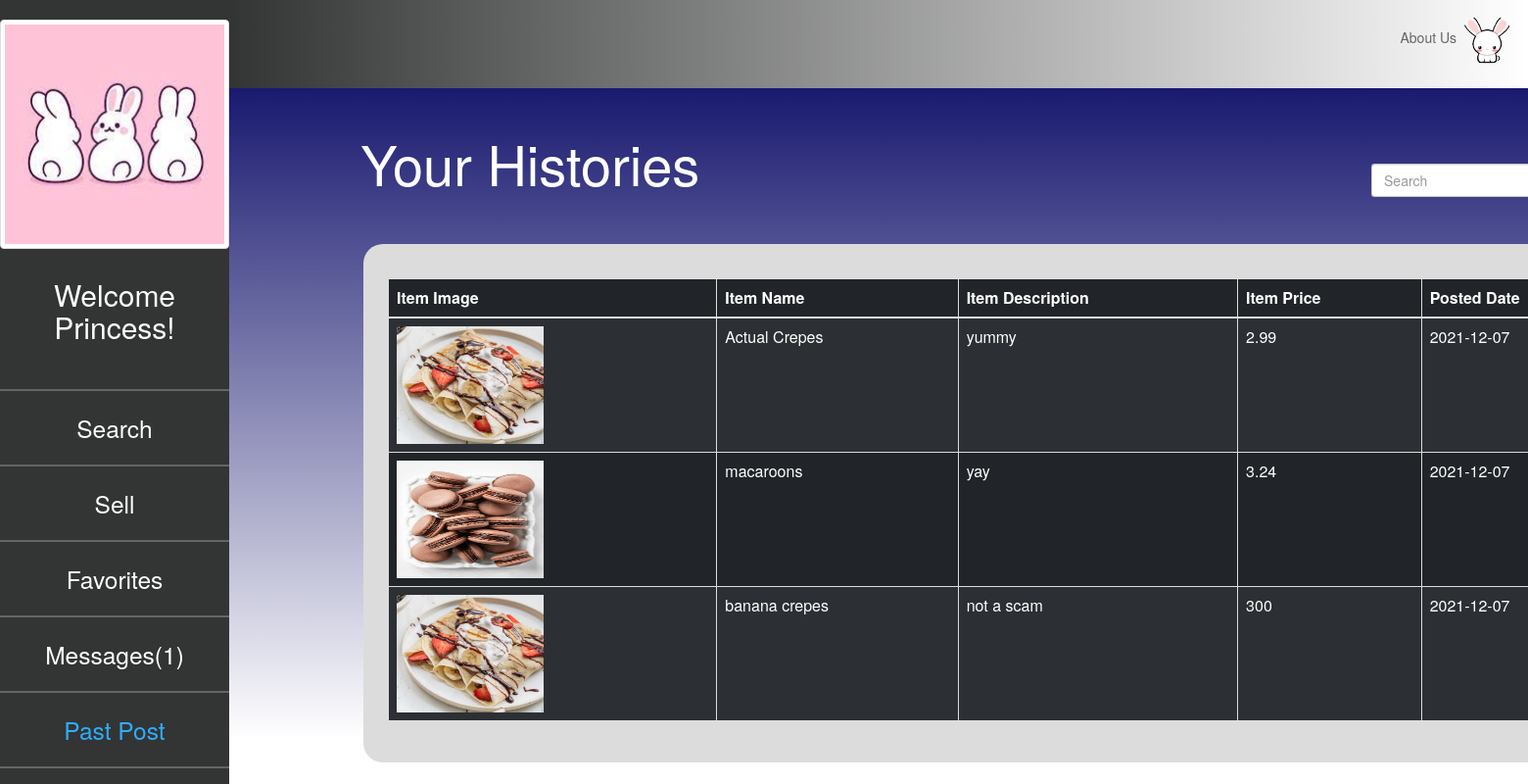
The app's page /Item/past (signed in) with its own data.
### tables this page shows
CREATE TABLE `item` (
  `item_id` int(11) NOT NULL,
  `profile_id` int(11) NOT NULL,
  `item_name` varchar(50) NOT NULL,
  `item_pic` varchar(50) NOT NULL,
  `item_desc` text NOT NULL,
  `item_price` double NOT NULL,
  `posted_date` date NOT NULL DEFAULT current_timestamp(),
  `visits` int(11) NOT NULL,
  `status` enum('available','unavailable') NOT NULL DEFAULT 'available'
);

### app/core/Controller.php (called while the page is built, shortened)
<?php
class Controller{
	public function view($name,$data=null){
		include 'app/views/' . $name . '.php';
	}
}

### app/controllers/Item.php (called while the page is built, shortened)
<?php
class Item extends \app\core\Controller{
    public function past(){
        $item = new \app\models\Item();
        $result = $item->getDiscard($_SESSION['profile_id']);
        $this->view('Item/discard',['item'=>$result]);
    }
}

### app/core/App.php (called while the page is built, shortened)
<?php
class App{
	private $method = 'index';
	public function __construct(){
		$url = $this->parseURL();
		if(isset($url[0])){
			unset($url[0]);
		}
		$this->controller = new $this->controller;
		if(isset($url[1])){
			if(method_exists($this->controller, $url[1])){
				$this->method = $url[1];
			}
			unset($url[1]);
		}
		$this->params = $url ? array_values($url) : [];
		call_user_func_array(array($this->controller, $this->method), $this->params);
	}
	public function parseURL(){
		if(isset($_GET['url'])){
			return explode('/', filter_var(rtrim($_GET['url'], '/'),FILTER_SANITIZE_URL));
		}
	}
}

### index.php (called while the page is built, shortened)
<?php
new \app\core\App();

### app/models/Item.php (called while the page is built, shortened)
<?php
class Item extends \app\core\Model{
    public function getDiscard($profile_id){
        $SQL = "SELECT * FROM item WHERE profile_id = :profile_id AND `status` = 'unavailable' ";
        $STMT = self::$_connection->prepare($SQL);
        $STMT->execute(['profile_id'=>$profile_id]);
        $STMT->setFetchMode(\PDO::FETCH_CLASS,'app\\models\\Item');
        return $STMT->fetchAll();
    }
}

### app/core/Model.php (called while the page is built, shortened)
<?php
class Model{
	public function __construct(){
		$username = 'root';
		$password = '';
		$host = 'localhost';
		$DBname = 'teamproject';
	}
}

### app/views/Item/discard.php (the view, shortened to what this page needs)
<html>
<head>
    <link href="https://cdn.jsdelivr.net/npm/bootstrap@5.1.3/dist/css/bootstrap.min.css" rel="stylesheet"
>
    <link rel="stylesheet" href="/app/css/design.css">
    <link rel="stylesheet" href="https://maxcdn.bootstrapcdn.com/bootstrap/3.4.1/css/bootstrap.min.css">
</head>
<body id='container'>
<div class="sidenav">
    <center>
    <img src="<?=$_SESSION['profile_pic'] ?>" class='img-thumbnail img-fluid' alt="Responsive image" id='logo' alt="">
    <center>
    <h2 class="nav-title" style="color:white; margin-top: 30px">
        Welcome <?=$_SESSION['profile_name'] ?>!
    </h2>
    <div class="admin-navbar-items">
        <hr class="admin-hr">
        <a href="/Profile/index">Search</a>
        <hr class="admin-hr">
        <a href="/Item/add">Sell</a>
        <hr class="admin-hr">
        <a href="/Favorite/index">Favorites</a>
        <hr class="admin-hr">
        <a href="/Message/index">Messages(<?php echo $_SESSION['messages_count'] ?>)</a>
        <hr class="admin-hr">
        <a style="color: #2fadfc;" href="/Item/past">Past Post</a>
        <hr class="admin-hr">
    </div>
    </center>
</div>
    <div class="p-4 topBar">
        <ul id="right-side">
            <a href="">About Us
                <img src="/images/bunny.gif" id="profilepic">
            </a>
        </ul>
    </div>
    <div class="blue-box">
        <div class="container" style="margin-left: 9%;">
         <form action="/Item/search" method="POST">
                 <div style='display:inline-block; margin-top: 4%'><h1 style="display:inline;color:white; width: 50%; font-size: 400%">Your Histories</h1>
                 </div>
                 <div style='display:inline-block; margin-left: 35%'><input type="search" class="form-control rounded" placeholder="Search" style="width: 150%; margin-left: 145%"/>
                 </div>
         </form>
     </div>
    <div style='display:inline-block; height: 55%'>
        <div class="container insideColor" style="margin-left: 20%;
                margin-top: 5%; width: 400%; height: 145%">
            <section class="p-3" style="width: 86%; margin-top: 1.5%">
                <div class="table-wrapper-scroll-y my-custom-scrollbarSell"
                        style="width: 117%; margin-top: 0.5%">
                    <table class="table table-bordered table-striped table-dark">
                        <thead>
                            <tr>
                              <th scope="col">Item Image</th>
                              <th scope="col">Item Name</th>
                              <th scope="col">Item Description</th>
                              <th scope="col">Item Price</th>
                              <th scope="col">Posted Date</th>
                            </tr>
                        </thead>
                        <tbody>
                            <?php
                            foreach($data['item'] as $result) {
                            echo " <tr>
                                        <td >
                                            <img src='$result->item_pic' style='width:150px; height: 120px;'>
                                        </td>
                                        <td >$result->item_name</td>
                                        <td style='word-wrap:break-word'>$result->item_desc</td>
                                        <td >$result->item_price</td>
                                        <td >$result->posted_date</td>
                                    </tr>";
                                }
                            ?>
                        </tbody>
                    </table>
                 </div>
            </section>
        </div>
    </div>
</div>
</body>
</html>

### app/css/design.css (style rules this page uses)
#container { width: 100%; height: 83%; }
.sidenav { height: 100%; width: 15%; position: fixed; z-index: 1; top: 0; left: 0; background-color: #333434; overflow-x: hidden; padding-top: 20px; }
.sidenav a { text-decoration: none; font-size: 175%; color: white; display: block; }
.admin-navbar-items { margin-top: 20%; }
.admin-hr { color: white; width: 340px; }
.blue-box { margin-left: 15%; width: 85%; height: 100%; background-image: linear-gradient(to top, rgba(25,25,112,0), rgba(25,25,112,1)); }
.container { position: center; border-radius: 20px; }
.topBar { background-image: linear-gradient(to left, rgba(51, 52, 52,0), rgba(51, 52, 52,1)); color: #666666; margin-left: 15%; width: 85%; display: inline-block; }
.topBar a { color: #666666; vertical-align: middle; }
#right-side { display: inline; float: right; text-align: right; }
#right-side a { vertical-align: middle; }
#profilepic { height:50px; width: auto; border-radius:50px; }
.insideColor { background-color: #DCDCDC; }
.my-custom-scrollbarSell { position: relative; height: 91%; overflow: auto; }
.table-wrapper-scroll-y { display: block; }

### records on screen
item: item_pic (picture), item_name "Actual Crepes", item_desc "yummy", item_price "2.99", posted_date "2021-12-07"
item: item_pic (picture), item_name "macaroons", item_desc "yay", item_price "3.24", posted_date "2021-12-07"
item: item_pic (picture), item_name "banana crepes", item_desc "not a scam", item_price "300", posted_date "2021-12-07"

### other values on screen
$_SESSION['profile_name'] "Princess"
$_SESSION['messages_count'] "1"
